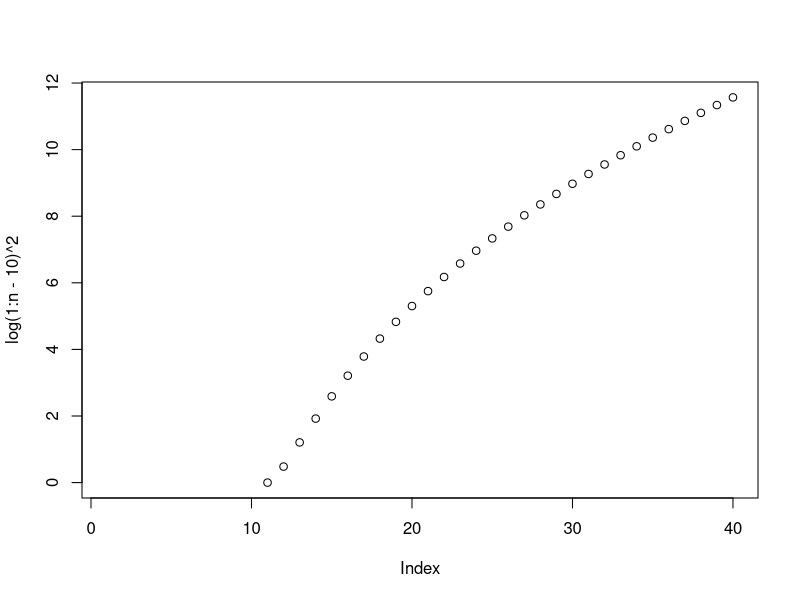
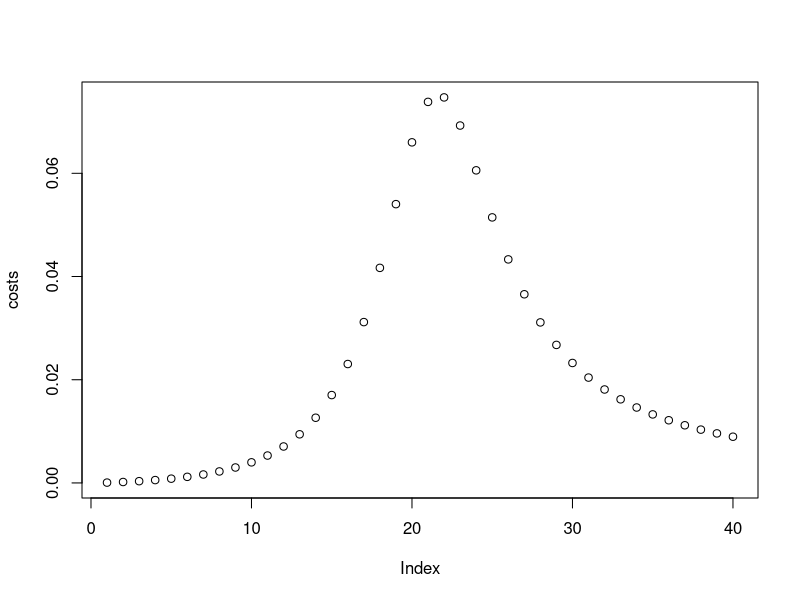

Write the R code that produced these figures, in order.
base <- c(1, 1.2, 1.5, 2, 2.5, 3, 4, 5, 6, 7.5)
vals <- c(base, base*10, base*100, base*1000)
n <- length(vals)

# multipliers
mult <- vals / 75
plot(log(1:n-10)**2)

centered <- 1 / ((abs(1:n-21))**2+20)
cost_adjustment <- (1:n)**1.30
probs <- 1/vals * cost_adjustment * centered
probs <- probs/sum(probs)

costs <- probs * mult
plot(costs)
